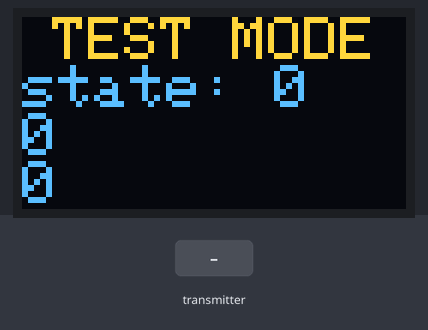
A sketch run on a simulated Arduino Uno, built with avr-gcc and run on an emulated ATmega328P. Parts: 128×64 one-colour display. The inputs (shaded band) are chosen by the test bench. The OLED is the two-colour kind (top 16 rows yellow); no radio packets arrive unless stated; what the sketch prints to the serial monitor is not drawn.

Above: at 1.2 s.
1.3 s: the transmitter starts sending dataReceived.0 = 64
At 2.5 s:
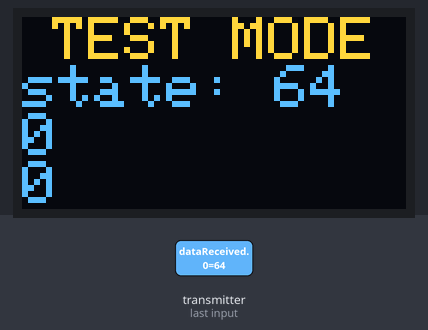
2.8 s: the transmitter starts sending dataReceived.1 = 128
At 3.6 s:
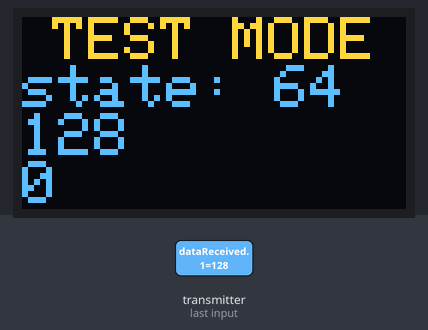
4.3 s: the transmitter starts sending dataReceived.2 = 255
At 5.2 s:
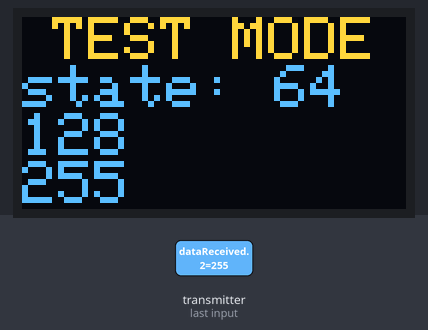
5.8 s: the transmitter starts sending dataReceived.2 = 64
At 6.3 s:
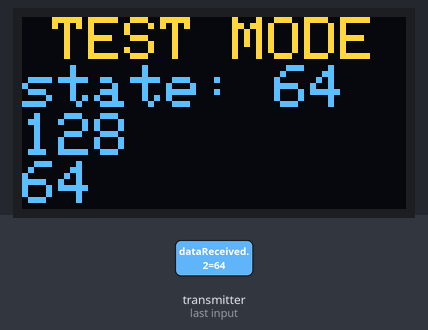
7.3 s: the transmitter starts sending dataReceived.0 = 0
At 8.3 s:
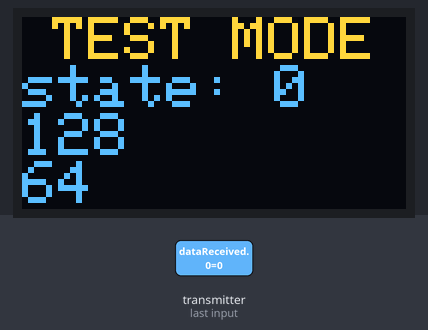
8.8 s: the transmitter starts sending dataReceived.1 = 0
At 9.9 s:
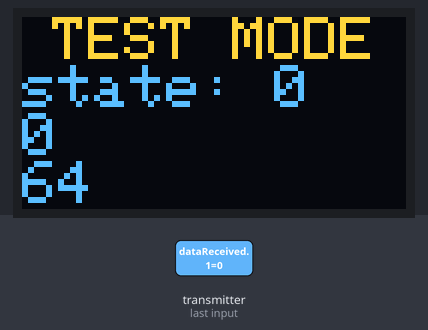
Timing chart, 0 to 11.3 s (numbered marks = the images above; inputs shaded):
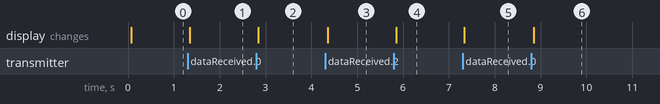

Measured:
- after the input at 1.3 s, the display: changes at once (image 1)
- after the input at 2.8 s, the display: changes at once (image 2)
- after the input at 4.3 s, the display: changes after 0.05 s (image 3)
- after the input at 5.8 s, the display: changes after 0.05 s (image 4)
- after the input at 7.3 s, the display: changes at once (image 5)
- after the input at 8.8 s, the display: changes after 0.05 s (image 6)

The sketch:

receiver_bytes-and-displaying.ino
```cpp
// SimpleRx - the slave or the receiver

// SETUP FOR NRF24
#include <SPI.h>
#include <nRF24L01.h>
#include <RF24.h>

#define CE_PIN 9
#define CSN_PIN 10

//SETUP FOR OLED SCREEN
#include <Wire.h>
#include <Adafruit_GFX.h>
#include <Adafruit_SSD1306.h>

#define SCREEN_WIDTH 128 // OLED display width, in pixels
#define SCREEN_HEIGHT 64 // OLED display height, in pixels
Adafruit_SSD1306 display(SCREEN_WIDTH, SCREEN_HEIGHT, &Wire, -1); // Declaration for an SSD1306 display connected to I2C (SDA, SCL pins)


const byte thisSlaveAddress[5] = { 'R', 'x', 'A', 'A', 'A' };

RF24 radio(CE_PIN, CSN_PIN);


byte dataReceived[6];  // this must match dataToSend in the TX
bool newData = false;

//===========

void setup() {

  Serial.begin(9600);

  //start display
  if(!display.begin(SSD1306_SWITCHCAPVCC, 0x3C)) { // Address 0x3D for 128x64
    Serial.println(F("SSD1306 allocation failed"));
    for(;;);
  }

  //start NRF24
  Serial.println("SimpleRx Starting");
  radio.begin();
  radio.setDataRate(RF24_250KBPS);
  radio.openReadingPipe(1, thisSlaveAddress);
  radio.startListening();
}

//=============

void loop() {

  getData();
  showData();
  displayData();
}

//==============

void getData() {
  if (radio.available()) {
    radio.read(&dataReceived, sizeof(dataReceived));
    newData = true;
  }
}

void showData() {
  if (newData == true) {
    Serial.println(dataReceived[0]);
    Serial.println(dataReceived[1]);
    Serial.println(dataReceived[2]);
    newData = false;
  }
}

void displayData() {
  display.clearDisplay();
  display.setTextSize(2);
  display.setTextColor(WHITE);

  display.setCursor(0, 10);
  display.setCursor(10, 0);
  display.println(F("TEST MODE"));

  display.print(F("state: "));
  display.println(dataReceived[0]);
  display.println(dataReceived[1]);
  display.println(dataReceived[2]);

  display.display();

}
```
